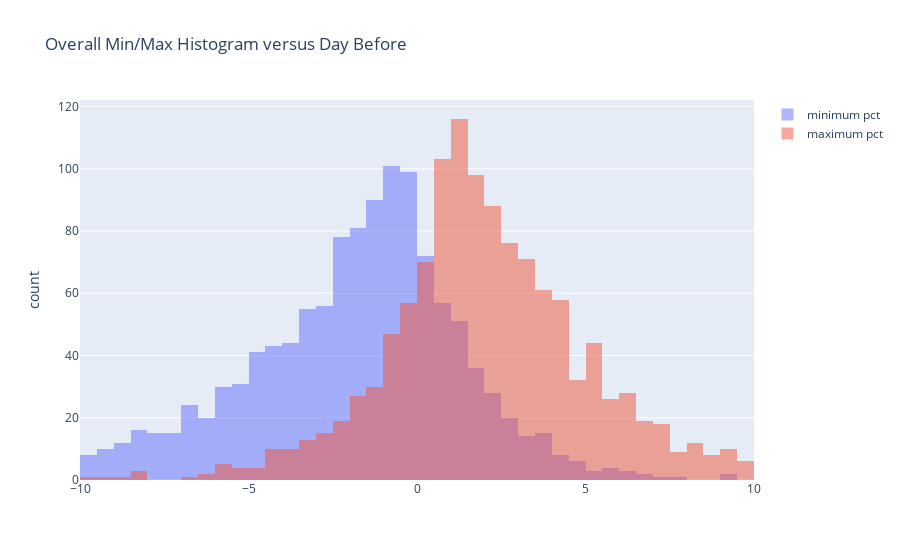
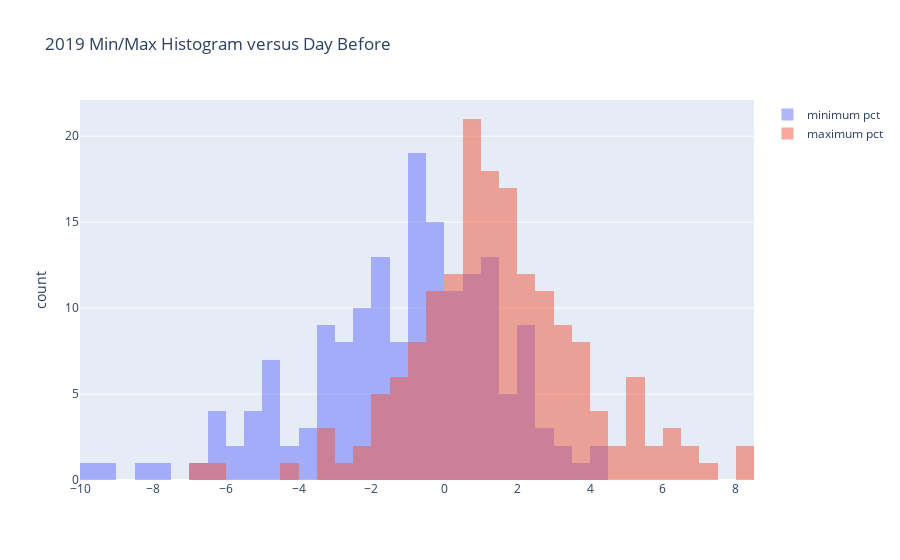
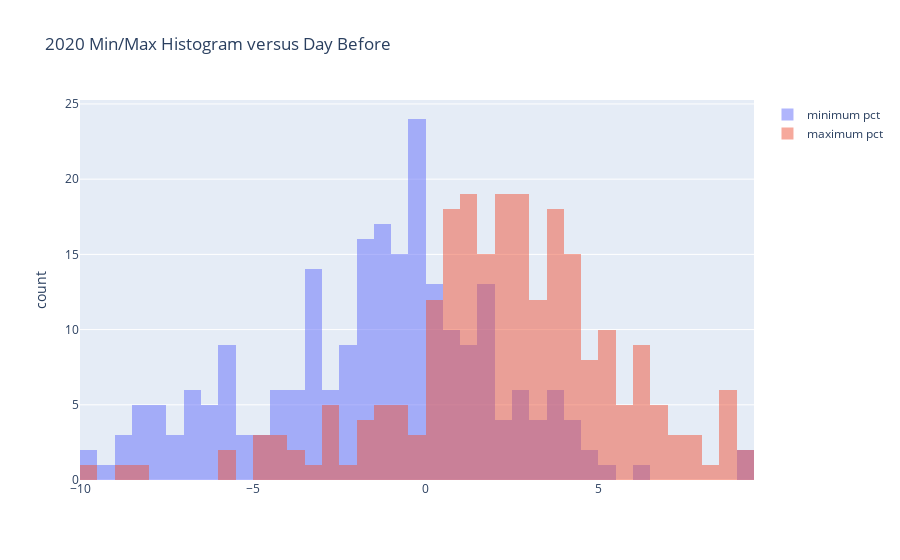
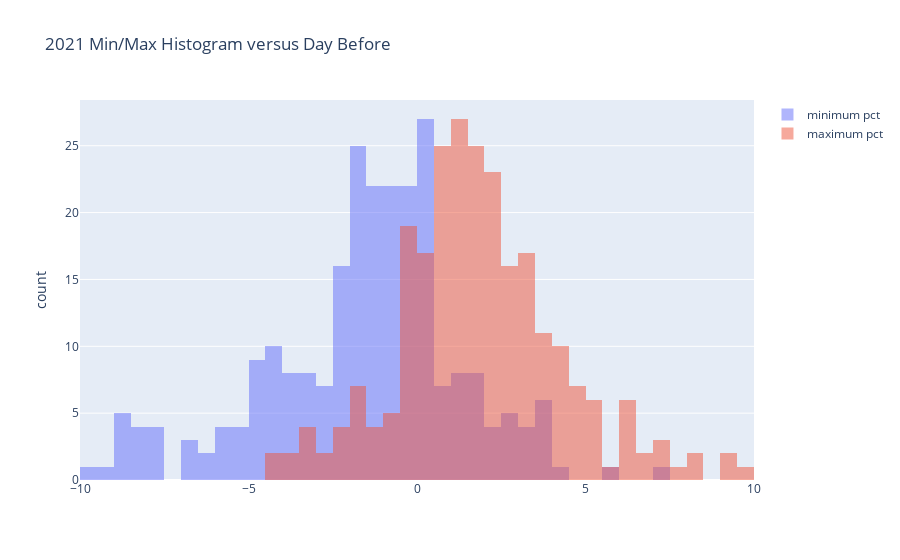

Notebook code for these charts, in order:
### Code cell
#Data load parameters

polygon_api_key = 'RMnfdtr9nmyTjXjgbNJeX_I5pIcowZpl'

load_ticker = 'TQQQ'
load_interval = '5'
load_time_unit = 'minute'
load_start_date = '2019-05-01' #first trading day 5 years ago
load_end_date = '2024-04-01'
max_days_til_sold = 25 * 78

# Parameters in percentage; How much % change from the prev day closing price to initiate a buy, and how much % to exit the position
price_dec_pct_buy = -2
price_inc_pct_sell = 2

#Load data from Polygon.io
url = f'https://api.polygon.io/v2/aggs/ticker/{load_ticker}/range/{load_interval}/{load_time_unit}/{load_start_date}/{load_end_date}?adjusted=true&sort=asc&limit=50000&apiKey={polygon_api_key}'
r = requests.get(url)
data = r.json()

close = []
time = []

while 'next_url' in data.keys():
    for d in data['results']:
        close.append(d['c'])
        time.append(datetime.fromtimestamp(int(str(d['t'])[:-3])))

    url = data['next_url']+f"&apiKey={polygon_api_key}"
    r = requests.get(url)
    data = r.json()

for d in data['results']:
    close.append(d['c'])
    time.append(datetime.fromtimestamp(int(str(d['t'])[:-3])))

dff = pd.DataFrame({'time': time, 'close': close});

dff['time'] = pd.to_datetime(dff['time'])
df = dff.copy()


# Define function to check if time is between 9:30 am to 4:00 pm

def check_trading_hours(dte):
    if dte.hour >= 9 and dte.hour < 16:  # Checking if the hour is between 9 and 16 (4 PM)
        if dte.hour == 9:
            if dte.minute > 30:  # If hour is 9, check if minute is > 30
                return True
            else:
                return False
        else:
            return True
    elif dte.hour == 16 and dte.minute == 0:
        return True
    else:
        return False

# Apply the function to the datetime column to create a new column indicating trading hours
df['is_trading_hours'] = df['time'].apply(check_trading_hours)

#df.to_excel("tradinghours.xlsx")
# Count the number of trading hour times
num_trading_hours = df['is_trading_hours'].sum()

# BUY TRACK: when the price decreased x% or more than previous day's closing price

# Calculate the date of the day before
df['previous_day'] = df['time'].apply(lambda x: x - pd.Timedelta(days=1))
df['previous_day'] = pd.to_datetime(df['previous_day'])
df['previous_day_4pm'] = df['previous_day'].apply(lambda x: x.replace(hour=16, minute=0))

# Merge with itself to find the price of the day before at 4 pm
merged_df = pd.merge(df, df, left_on='previous_day_4pm', right_on='time', suffixes=('', '_previous'))

# Calculate the decrease percentage compared to the price of the day before at 4 pm
merged_df['price_decrease_percentage'] = (merged_df['close'] - merged_df['close_previous']) / merged_df['close_previous'] * 100

# Make a new dataframe and clean it up
buy_track_temp = merged_df.copy()
buy_track_temp=buy_track_temp.drop(columns=['previous_day', 'time_previous', 'is_trading_hours_previous', 'previous_day_previous', 'previous_day_4pm_previous'])

# Make a new dataframe that tracks past buy signals
buy_track = buy_track_temp[buy_track_temp['price_decrease_percentage'] <= price_dec_pct_buy]
buy_track = buy_track[buy_track['is_trading_hours'] == True]
df['included_in_buy_track'] = df['time'].isin(buy_track['time'])

df2 = df[df['is_trading_hours'] == True].reset_index(drop= True)

df2['day'] = df2.time.dt.date
x = pd.DataFrame(df2.groupby(['day']).min()['close']).reset_index()
x['max'] = df2.groupby(['day']).max()['close'].tolist()
x['day_before'] = df2.groupby('day')['close'].agg(['last']).reset_index().shift(1)['last'].tolist()
x.columns = ['day', 'min', 'max', 'day_before']
x['min_pct'] = ((x['min']-x['day_before'])/x['day_before'])*100
x['max_pct'] = ((x['max']-x['day_before'])/x['day_before'])*100
x['year'] = [x['day'][i].year for i in range(x.shape[0])]

fig = go.Figure(data=[go.Histogram(name = 'minimum pct',
                                    x=x['min_pct'], 
                                    opacity= 0.5,
                                    xbins=dict(start=-10.0,
                                              end=10.0,
                                              size=0.5))])
fig.add_trace(go.Histogram(name = 'maximum pct',
                            x=x['max_pct'],
                            opacity= 0.5,
                            xbins=dict(start=-10.0,
                                              end=10.0,
                                              size=0.5)))
fig.update_layout(barmode='overlay',
                  title = f'Overall Min/Max Histogram versus Day Before',
                  yaxis_title = 'count')

fig.show()

for year, group in x.groupby(['year']):   
    fig = go.Figure(data=[go.Histogram(name = 'minimum pct',
                                       x=group['min_pct'], 
                                       opacity= 0.5,
                                       xbins=dict(start=-10.0,
                                                  end=10.0,
                                                  size=0.5))])
    fig.add_trace(go.Histogram(name = 'maximum pct',
                               x=group['max_pct'],
                               opacity= 0.5,
                               xbins=dict(start=-10.0,
                                                  end=10.0,
                                                  size=0.5)))
    fig.update_layout(barmode='overlay',
                      title = f'{year[0]} Min/Max Histogram versus Day Before',
                      yaxis_title = 'count')
    fig.show()

### Figure 1 — Plotly figure (JSON) as saved in the notebook; plotly's stock layout.template omitted (floating-point values rounded to 4 significant figures; data arrays with more than 128 entries replaced by an {"elided": "..."} marker saying what was removed)
{"data": [{"name": "minimum pct", "opacity": 0.5, "type": "histogram", "x": {"elided": "1238 float values"}, "xbins": {"end": 10, "size": 0.5, "start": -10}}, {"name": "maximum pct", "opacity": 0.5, "type": "histogram", "x": {"elided": "1238 float values"}, "xbins": {"end": 10, "size": 0.5, "start": -10}}], "layout": {"barmode": "overlay", "title": {"text": "Overall Min/Max Histogram versus Day Before"}, "yaxis": {"title": {"text": "count"}}}}

### Figure 2 — Plotly figure (JSON) as saved in the notebook; plotly's stock layout.template omitted (floating-point values rounded to 4 significant figures; data arrays with more than 128 entries replaced by an {"elided": "..."} marker saying what was removed)
{"data": [{"name": "minimum pct", "opacity": 0.5, "type": "histogram", "x": {"elided": "170 float values"}, "xbins": {"end": 10, "size": 0.5, "start": -10}}, {"name": "maximum pct", "opacity": 0.5, "type": "histogram", "x": {"elided": "170 float values"}, "xbins": {"end": 10, "size": 0.5, "start": -10}}], "layout": {"barmode": "overlay", "title": {"text": "2019 Min/Max Histogram versus Day Before"}, "yaxis": {"title": {"text": "count"}}}}

### Figure 3 — Plotly figure (JSON) as saved in the notebook; plotly's stock layout.template omitted (floating-point values rounded to 4 significant figures; data arrays with more than 128 entries replaced by an {"elided": "..."} marker saying what was removed)
{"data": [{"name": "minimum pct", "opacity": 0.5, "type": "histogram", "x": {"elided": "253 float values"}, "xbins": {"end": 10, "size": 0.5, "start": -10}}, {"name": "maximum pct", "opacity": 0.5, "type": "histogram", "x": {"elided": "253 float values"}, "xbins": {"end": 10, "size": 0.5, "start": -10}}], "layout": {"barmode": "overlay", "title": {"text": "2020 Min/Max Histogram versus Day Before"}, "yaxis": {"title": {"text": "count"}}}}

### Figure 4 — Plotly figure (JSON) as saved in the notebook; plotly's stock layout.template omitted (floating-point values rounded to 4 significant figures; data arrays with more than 128 entries replaced by an {"elided": "..."} marker saying what was removed)
{"data": [{"name": "minimum pct", "opacity": 0.5, "type": "histogram", "x": {"elided": "252 float values"}, "xbins": {"end": 10, "size": 0.5, "start": -10}}, {"name": "maximum pct", "opacity": 0.5, "type": "histogram", "x": {"elided": "252 float values"}, "xbins": {"end": 10, "size": 0.5, "start": -10}}], "layout": {"barmode": "overlay", "title": {"text": "2021 Min/Max Histogram versus Day Before"}, "yaxis": {"title": {"text": "count"}}}}
